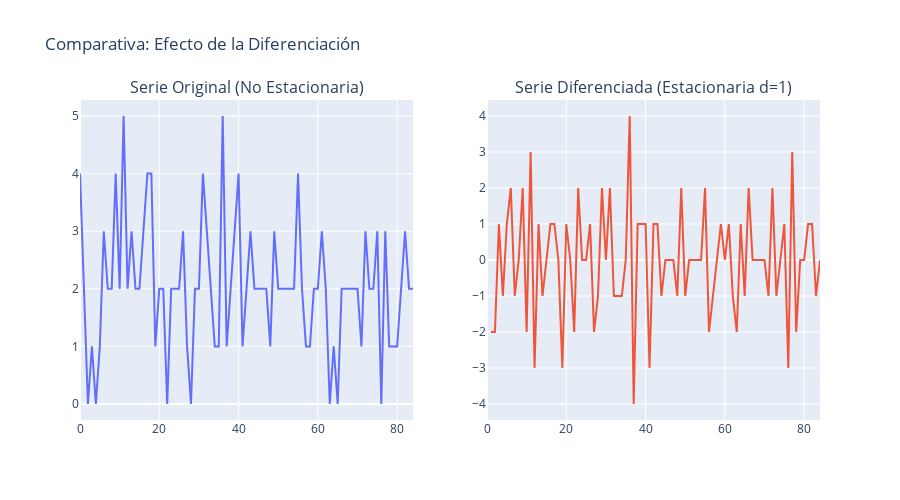

Source (notebook cell):
### Markdown cell above
A SARIMA Model is defined following this structure:

$$
SARIMA(p, d, q)(P, D, Q)_s
$$

To build the SARIMA Model, it's imperative to find the model order for each component.

### Code cell
def check_stationarity(series, title="Serie Original"):
    result = adfuller(series.dropna())
    print(f'ADF Test: {title}')
    print(f'Estadístico ADF: {result[0]:.4f}')
    print(f'p-value: {result[1]:.4f}')
    is_stationary = result[1] < 0.05
    print(f"¿Es estacionaria? {'SÍ' if is_stationary else 'NO'}\n")
    return is_stationary

# 1. Revisamos la serie original
check_stationarity(goals_per_day["total_goals"], "Nivel Original")

# 2. Aplicamos Primera Diferencia (d=1)
ts_mlb_diff = goals_per_day['total_goals'].diff()

# 3. Revisamos la serie diferenciada
check_stationarity(ts_mlb_diff, "Primera Diferencia (d=1)")

# Creamos una figura con 2 columnas (Subplots)
fig = make_subplots(
    rows=1, cols=2,
    subplot_titles=("Serie Original (No Estacionaria)", "Serie Diferenciada (Estacionaria d=1)")
)

# Gráfico 1: Serie Original
fig.add_trace(
    go.Scatter(x=goals_per_day.index, y=goals_per_day['total_goals'], name='Original'),
    row=1, col=1
)

# Gráfico 2: Serie Diferenciada
fig.add_trace(
    go.Scatter(x=ts_mlb_diff.index, y=ts_mlb_diff, name='Diferenciada'),
    row=1, col=2
)

# Ajustes de diseño
fig.update_layout(
    title_text="Comparativa: Efecto de la Diferenciación",
    showlegend=False, # Ocultamos leyenda
    height=500
)

fig.show()

### Figure 1 — Plotly figure (JSON) as saved in the notebook; plotly's stock layout.template omitted (floating-point values rounded to 4 significant figures)
{"data": [{"name": "Original", "type": "scatter", "x": [0, 1, 2, 3, 4, 5, 6, 7, 8, 9, 10, 11, 12, 13, 14, 15, 16, 17, 18, 19, 20, 21, 22, 23, 24, 25, 26, 27, 28, 29, 30, 31, 32, 33, 34, 35, 36, 37, 38, 39, 40, 41, 42, 43, 44, 45, 46, 47, 48, 49, 50, 51, 52, 53, 54, 55, 56, 57, 58, 59, 60, 61, 62, 63, 64, 65, 66, 67, 68, 69, 70, 71, 72, 73, 74, 75, 76, 77, 78, 79, 80, 81, 82, 83, 84], "xaxis": "x", "y": [4, 2, 0, 1, 0, 1, 3, 2, 2, 4, 2, 5, 2, 3, 2, 2, 3, 4, 4, 1, 2, 2, 0, 2, 2, 2, 3, 1, 0, 2, 2, 4, 3, 2, 1, 1, 5, 1, 2, 3, 4, 1, 2, 3, 2, 2, 2, 2, 1, 3, 2, 2, 2, 2, 2, 4, 2, 1, 1, 2, 2, 3, 2, 0, 1, 0, 2, 2, 2, 2, 2, 1, 3, 2, 2, 3, 0, 3, 1, 1, 1, 2, 3, 2, 2], "yaxis": "y"}, {"name": "Diferenciada", "type": "scatter", "x": [0, 1, 2, 3, 4, 5, 6, 7, 8, 9, 10, 11, 12, 13, 14, 15, 16, 17, 18, 19, 20, 21, 22, 23, 24, 25, 26, 27, 28, 29, 30, 31, 32, 33, 34, 35, 36, 37, 38, 39, 40, 41, 42, 43, 44, 45, 46, 47, 48, 49, 50, 51, 52, 53, 54, 55, 56, 57, 58, 59, 60, 61, 62, 63, 64, 65, 66, 67, 68, 69, 70, 71, 72, 73, 74, 75, 76, 77, 78, 79, 80, 81, 82, 83, 84], "xaxis": "x2", "y": [NaN, -2.0, -2.0, 1.0, -1.0, 1.0, 2.0, -1.0, 0.0, 2.0, -2.0, 3.0, -3.0, 1.0, -1.0, 0.0, 1.0, 1.0, 0.0, -3.0, 1.0, 0.0, -2.0, 2.0, 0.0, 0.0, 1.0, -2.0, -1.0, 2.0, 0.0, 2.0, -1.0, -1.0, -1.0, 0.0, 4.0, -4.0, 1.0, 1.0, 1.0, -3.0, 1.0, 1.0, -1.0, 0.0, 0.0, 0.0, -1.0, 2.0, -1.0, 0.0, 0.0, 0.0, 0.0, 2.0, -2.0, -1.0, 0.0, 1.0, 0.0, 1.0, -1.0, -2.0, 1.0, -1.0, 2.0, 0.0, 0.0, 0.0, 0.0, -1.0, 2.0, -1.0, 0.0, 1.0, -3.0, 3.0, -2.0, 0.0, 0.0, 1.0, 1.0, -1.0, 0.0], "yaxis": "y2"}], "layout": {"annotations": [{"font": {"size": 16}, "showarrow": false, "text": "Serie Original (No Estacionaria)", "x": 0.225, "xanchor": "center", "xref": "paper", "y": 1, "yanchor": "bottom", "yref": "paper"}, {"font": {"size": 16}, "showarrow": false, "text": "Serie Diferenciada (Estacionaria d=1)", "x": 0.775, "xanchor": "center", "xref": "paper", "y": 1, "yanchor": "bottom", "yref": "paper"}], "height": 500, "showlegend": false, "title": {"text": "Comparativa: Efecto de la Diferenciación"}, "xaxis": {"anchor": "y", "domain": [0, 0.45]}, "xaxis2": {"anchor": "y2", "domain": [0.55, 1]}, "yaxis": {"anchor": "x", "domain": [0, 1]}, "yaxis2": {"anchor": "x2", "domain": [0, 1]}}}
